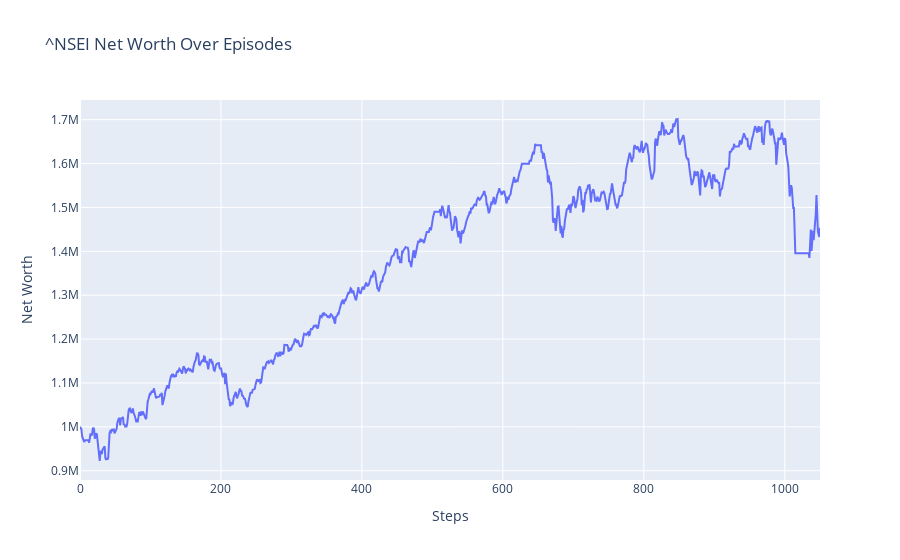

Write notebook code for a chart like this one.
### Code cell
import plotly.graph_objects as go

fig = go.Figure()

for i, episode_log in enumerate(net_worth_logs):
    fig.add_trace(go.Scatter(
        x=list(range(len(episode_log))),
        y=episode_log,
        mode='lines',
        name=f'Episode {i+1}'
    ))

fig.update_layout(
    title=f'{company_name} Net Worth Over Episodes',
    xaxis_title='Steps',
    yaxis_title='Net Worth'
)

fig.show()

### Figure 1 — Plotly figure (JSON) as saved in the notebook; plotly's stock layout.template omitted (floating-point values rounded to 4 significant figures; data arrays with more than 128 entries replaced by an {"elided": "..."} marker saying what was removed)
{"data": [{"mode": "lines", "name": "Episode 1", "type": "scatter", "x": {"elided": "1051 int values"}, "y": {"elided": "1051 float values"}}], "layout": {"title": {"text": "^NSEI Net Worth Over Episodes"}, "xaxis": {"title": {"text": "Steps"}}, "yaxis": {"title": {"text": "Net Worth"}}}}
